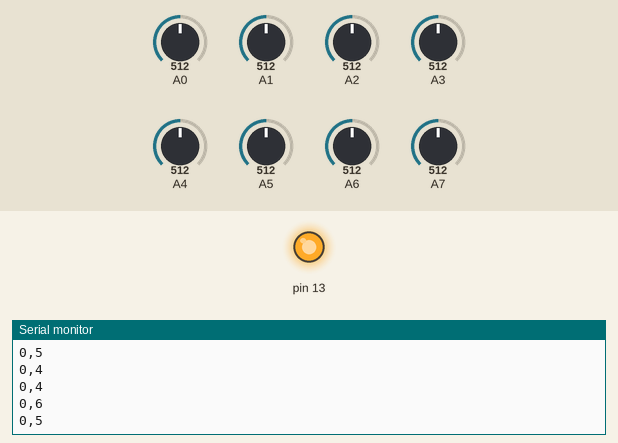
This sketch was run on a simulated Arduino Uno, built with avr-gcc and run on an emulated ATmega328P. Parts: output pins drawn as LEDs (lit = HIGH), the last lines printed to the serial monitor. The test bench sets the inputs (shaded band); at power-on: A0 = 512, A1 = 512, A2 = 512, A3 = 512, A4 = 512, A5 = 512, A6 = 512, A7 = 512.

Above: at 12.0 s.
12.1 s: A0 set to 58
At 12.6 s:
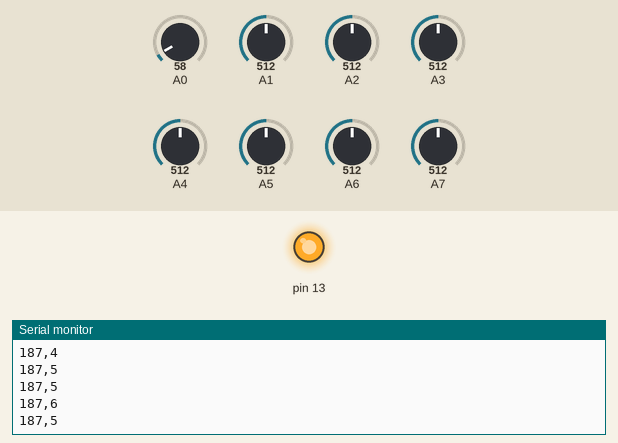
13.6 s: A0 set to 47
At 14.6 s:
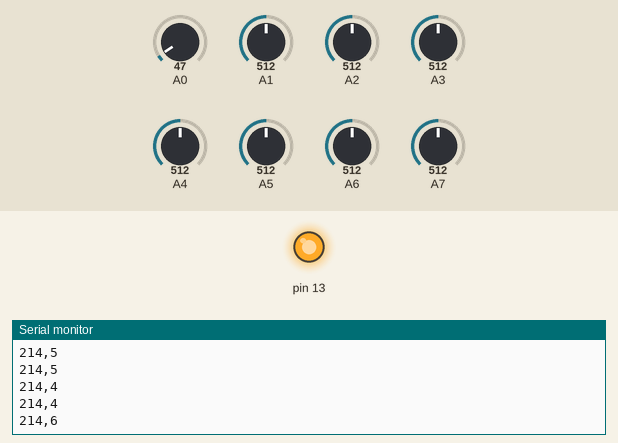
Timing chart, 0 to 16.6 s (numbered marks = the images above; inputs shaded):
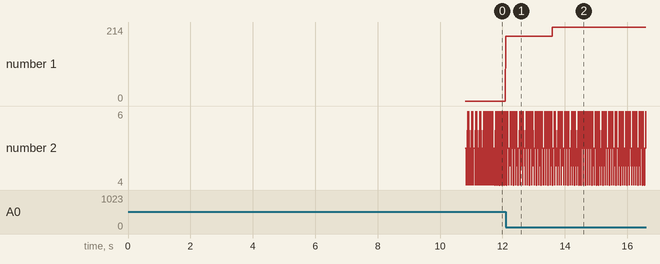

The sketch:

prueba_seguidor.ino
```cpp
/*
Programa desarrollado viernes 7 de Abril de 2017

Programa desarrollado para pololu Baby Orangutan con Sensores QTR8A

el programa maneja un control PD y controla los sensores QTR8A analogo

falta probarlo y calcular las constantes
*/

#include <QTRSensors.h>
#include <OrangutanMotors.h>


#define NUM_SENSORS             8  // number of sensors used
#define NUM_SAMPLES_PER_SENSOR  4  // average 4 analog samples per sensor reading
#define EMITTER_PIN             2  // emitter is controlled by digital pin 2

// sensors 0 through 5 are connected to analog inputs 0 through 5, respectively
QTRSensorsAnalog qtra((unsigned char[]) {7, 6, 0, 1, 2, 3, 4, 5},
  NUM_SENSORS, NUM_SAMPLES_PER_SENSOR, EMITTER_PIN);
unsigned int sensorValues[NUM_SENSORS];

OrangutanMotors motors;

int lastError = 0;
double KP = 0.18;
double KD = 0.015;
int mV= 40; // minima velocidad


void setup()
{
  delay(500);
  pinMode(13, OUTPUT);
  digitalWrite(13, HIGH);    // turn on Arduino's LED to indicate we are in calibration mode
  for (int i = 0; i < 400; i++)  // make the calibration take about 10 seconds
  {
    qtra.calibrate();       // reads all sensors 10 times at 2.5 ms per six sensors (i.e. ~25 ms per call)
  }
 // digitalWrite(13, LOW);     // turn off Arduino's LED to indicate we are through with calibration

  // print the calibration minimum values measured when emitters were on
  Serial.begin(115200);
  for (int i = 0; i < NUM_SENSORS; i++)
  {
    Serial.print(qtra.calibratedMinimumOn[i]);
    Serial.print(' ');
  }
  Serial.println();

  // print the calibration maximum values measured when emitters were on
  for (int i = 0; i < NUM_SENSORS; i++)
  {
    Serial.print(qtra.calibratedMaximumOn[i]);
    Serial.print(' ');
  }
  Serial.println();
  Serial.println();
  delay(300);
}

long a=0;
long b=0;
void loop()
{
  a=millis();
  unsigned int position = qtra.readLine(sensorValues);

//  for (unsigned char i = 0; i < NUM_SENSORS; i++)
//  {
//    Serial.print(sensorValues[i]);
//    Serial.print('\t');
//  }

  /*Serial.print(position); // comment this line out if you are using raw values*/
  delay(1);
  int error = position - 3500;
 // Serial.print(",");
  Serial.print(error);
  //int motorSpeed = KP * error + KD * (error - lastError);
  double diferencia = KP * error + KD * (error - lastError);
  lastError = error;
  /*Serial.print(",");
  Serial.print(diferencia);*/

  int m1Speed = mV + diferencia;
  int m2Speed =  mV- diferencia;
  //motors.setSpeeds(m1Speed,m2Speed);


 /* Serial.print(",");
  Serial.print(m1Speed);
  Serial.print(",");
  Serial.print(m2Speed);*/
  b=millis();
  Serial.print(",");
  Serial.println((b-a));
  //delay(20);

//  if (diferencia > mV)
// diferencia = mV;
// if (diferencia < -mV)
// diferencia = -mV;
//
// if (diferencia < 0)
// OrangutanMotors::setSpeeds(mV, mV + diferencia);//el signo da la direccoin de giro y la magnitud da la velocidad
// else
// OrangutanMotors::setSpeeds(mV - diferencia,mV);//va de -255 a 255 o es full freno.
//

   //motors.setSpeeds(50,50);

}
```

Measured:
- after the input at 12.1 s, the serial monitor: prints a new line at once (image 1)
- after the input at 13.6 s, the serial monitor: prints a new line at once (image 2)
- plotted number 1: 0 → 187 after the input at 12.1 s, 187 → 214 after the input at 13.6 s
